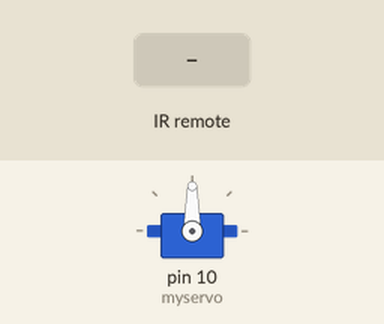
Simulated run of this sketch. Board: Arduino Uno, built with avr-gcc and run on an emulated ATmega328P. Shown: servo. The inputs (shaded band) are chosen by the test bench.

Above: at 1.2 s.
1.3 s: infrared code 0x801 received
At 2.0 s:
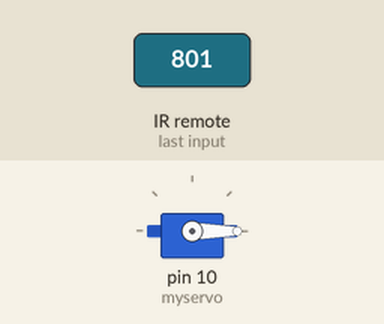
Timing chart, 0 to 4.8 s (numbered marks = the images above; inputs shaded):
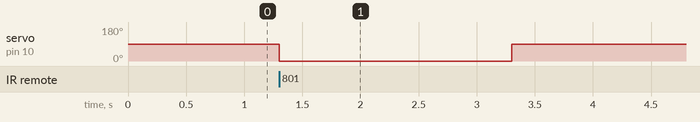

The sketch:

_07_Servo_Switch.ino
```cpp
#include <Servo.h>
#include <IRremote.h>

int RECV_PIN = 3;
IRrecv irrecv(RECV_PIN);
decode_results results;

Servo myservo;
int pos = 0;

void setup() {
  // put your setup code here, to run once:

 irrecv.enableIRIn();
 myservo.attach(10);

}

void loop() {
  // put your main code here, to run repeatedly:

if (irrecv.decode(&results)) {

  if(results.value == 1 || results.value == 2049){

     myservo.write(-90);
     delay(2000);
     myservo.write(90);
  }

  /*if(results.value == 2 || results.value == 2050){

     myservo.write(-90);

  }*/

  irrecv.resume();
}
return;

for (pos = 0; pos <= 180; pos += 1) { // goes from 0 degrees to 180 degrees
    // in steps of 1 degree
    myservo.write(pos);              // tell servo to go to position in variable 'pos'
    delay(15);                       // waits 15ms for the servo to reach the position
  }
  for (pos = 180; pos >= 0; pos -= 1) { // goes from 180 degrees to 0 degrees
    myservo.write(pos);              // tell servo to go to position in variable 'pos'
    delay(15);                       // waits 15ms for the servo to reach the position
  }

}
```

Measured:
- after the input at 1.3 s, servo on pin 10 (myservo): 90° → 0° at once, → 90° 2.0 s later
